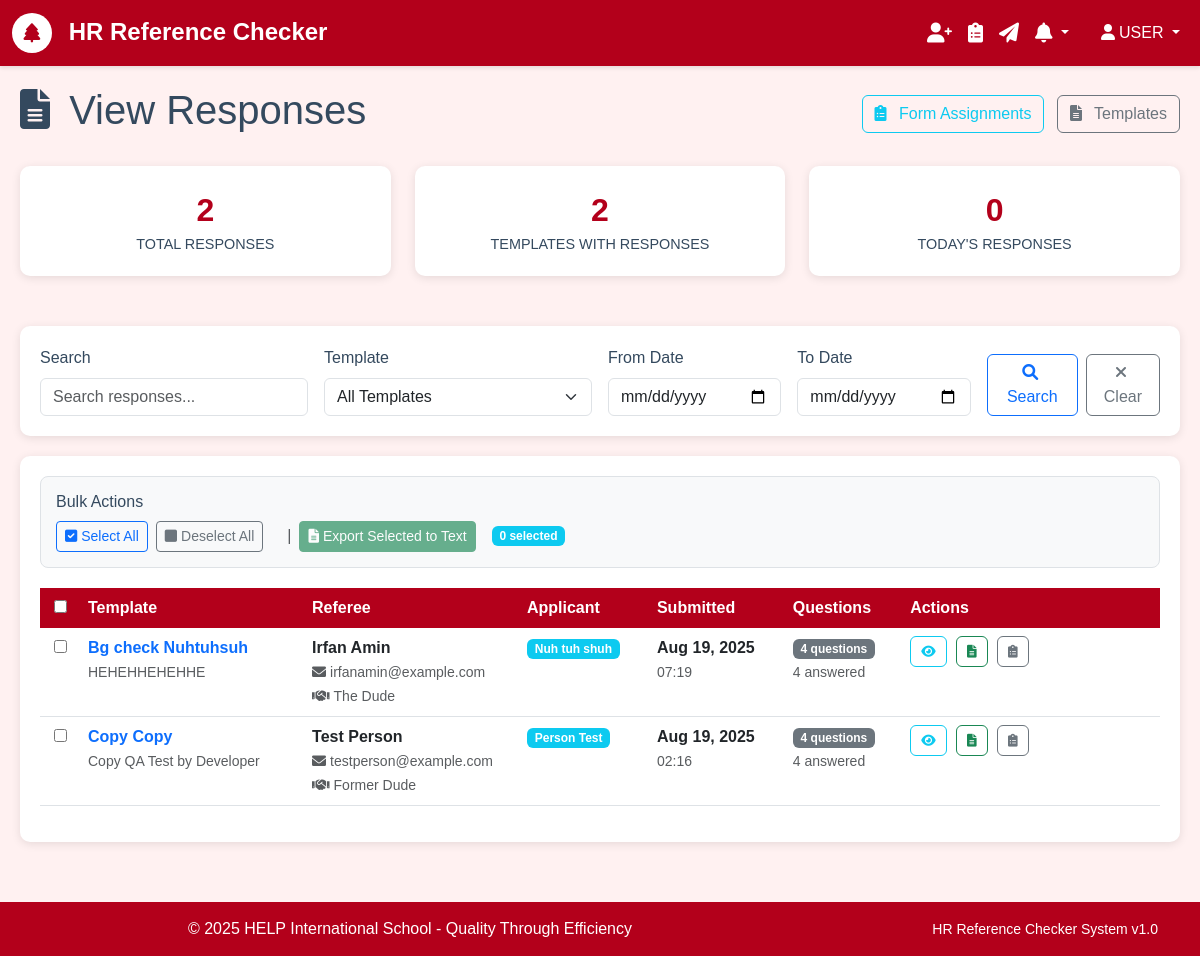
/responses/ (signed in), run on an earlier commit of the app's database.
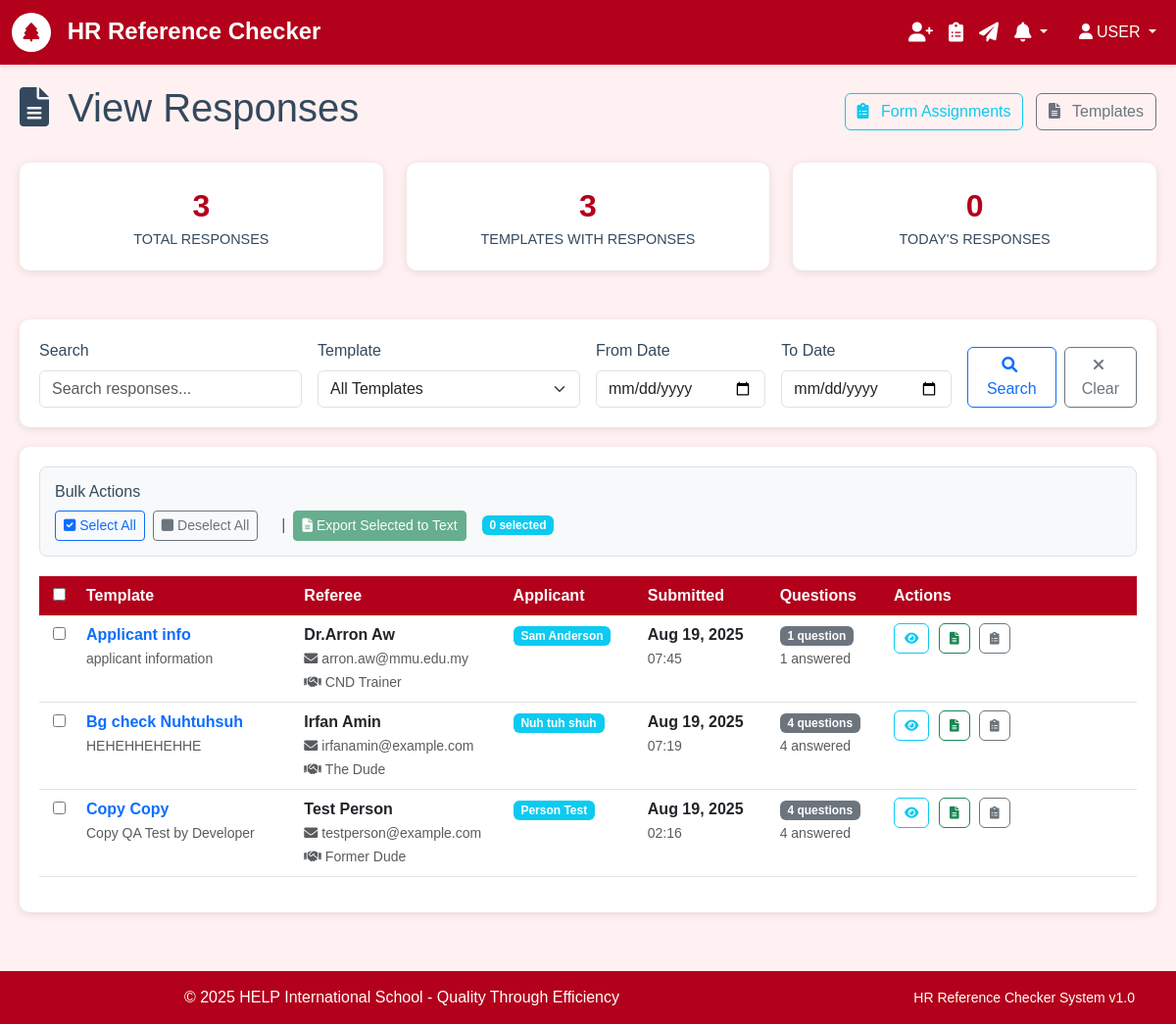
And on a later commit of the database.
### responses/models.py (models this page shows, shortened)
class Response(models.Model):
    form = models.OneToOneField('forms.Form', on_delete=models.CASCADE)
    submitted_at = models.DateTimeField(auto_now_add=True)
    metadata = models.JSONField(default=dict, help_text="Additional data like IP address, browser info, etc.")
    class Meta:
        ordering = ['-submitted_at']
        verbose_name = 'Form Response'
        verbose_name_plural = 'Form Responses'

### forms/models.py (models this page shows, shortened)
class Form(models.Model):
    template = models.ForeignKey('form_templates.Template', on_delete=models.CASCADE)
    referee = models.ForeignKey('referees.Referee', on_delete=models.CASCADE)
    unique_token = models.CharField(max_length=255, unique=True, blank=True)
    status = models.CharField(
        max_length=20,
        choices=FormStatus.choices,
        default=FormStatus.PENDING
    )
    created_at = models.DateTimeField(auto_now_add=True)
    submitted_at = models.DateTimeField(null=True, blank=True)
    class Meta:
        ordering = ['-created_at']
        verbose_name = 'Form Assignment'
        verbose_name_plural = 'Form Assignments'

### form_templates/models.py (models this page shows, shortened)
class Template(models.Model):
    title = models.CharField(max_length=255, validators=[MinLengthValidator(3)])
    description = models.TextField(blank=True, help_text="Brief description of this template")
    instructions = models.TextField(
        blank=True,
        help_text="Instructions shown to referees before filling the form"
    )
    created_by = models.ForeignKey(settings.AUTH_USER_MODEL, on_delete=models.CASCADE)
    is_active = models.BooleanField(default=True)
    created_at = models.DateTimeField(auto_now_add=True)
    updated_at = models.DateTimeField(auto_now=True)
    class Meta:
        ordering = ['-created_at']
        verbose_name = 'Form Template'
        verbose_name_plural = 'Form Templates'

### referees/models.py (models this page shows, shortened)
class Referee(models.Model):
    name = models.CharField(max_length=255)
    email = models.EmailField()
    phone_regex = RegexValidator(
        regex=r'^\+?1?\d{9,15}$',
        message="Phone number must be entered in the format: '+999999999'. Up to 15 digits allowed."
    )
    phone = models.CharField(validators=[phone_regex], max_length=17, blank=True)
    relationship = models.CharField(max_length=100, help_text="e.g., Former Manager, Colleague, etc.")
    applicant_name = models.CharField(max_length=255, help_text="Name of the person being referenced")
    created_at = models.DateTimeField(auto_now_add=True)
    is_active = models.BooleanField(default=True)
    class Meta:
        ordering = ['-created_at']
        verbose_name = 'Referee'
        verbose_name_plural = 'Referees'

### responses/views.py (the view, shortened to what this page needs)
# urls.py: path('', views.ResponseListView.as_view(), name='list'),
class ResponseListView(LoginRequiredMixin, ListView):
    model = Response
    template_name = 'responses/list.html'
    context_object_name = 'responses'
    paginate_by = 20
    def get_queryset(self):
        queryset = Response.objects.select_related(
            'form__template',
            'form__referee'
        ).order_by('-submitted_at')
        search_query = self.request.GET.get('search', '').strip()
        template_filter = self.request.GET.get('template', '').strip()
        date_from = self.request.GET.get('date_from', '').strip()
        date_to = self.request.GET.get('date_to', '').strip()
        if template_filter:
            queryset = queryset.filter(form__template_id=template_filter)
        return queryset
    def get_context_data(self, **kwargs):
        context = super().get_context_data(**kwargs)
        context['search_query'] = self.request.GET.get('search', '')
        context['template_filter'] = self.request.GET.get('template', '')
        context['date_from'] = self.request.GET.get('date_from', '')
        context['date_to'] = self.request.GET.get('date_to', '')
        context['templates'] = Template.objects.filter(
            id__in=Response.objects.values_list('form__template_id', flat=True).distinct()
        ).order_by('title')
        total_responses = Response.objects.count()
        unique_templates = Response.objects.values('form__template').distinct().count()
        recent_responses = Response.objects.filter(
            submitted_at__date=timezone.now().date()
        ).count()
        context.update({
            'total_responses': total_responses,
            'unique_templates': unique_templates,
            'recent_responses': recent_responses,
        })
        return context

### core/models.py (called while the page is built)
    @classmethod
    def get_unread_count(cls, user):
        return cls.objects.filter(user=user, is_read=False, is_dismissed=False).count()

    @classmethod
    def get_recent_notifications(cls, user, limit=10):
        return cls.objects.filter(user=user, is_dismissed=False).order_by('-created_at')[:limit]

### templates/responses/list.html (shortened to what the changed rows need)
{% extends 'base.html' %}
{% block content %}
<div class="responses-container">
    <div class="d-flex justify-content-between align-items-center mb-4">
        <h1>
            <i class="fas fa-file-text me-2"></i>
            View Responses
        </h1>
    </div>
    <div class="row stats-row">
        <div class="col-md-4">
            <div class="stat-card">
                <div class="stat-number">{{ total_responses }}</div>
                <div class="stat-label">Total Responses</div>
            </div>
        </div>
        <div class="col-md-4">
            <div class="stat-card">
                <div class="stat-number">{{ unique_templates }}</div>
                <div class="stat-label">Templates with Responses</div>
            </div>
        </div>
    </div>
    <div class="table-container">
        {% if responses %}
            <form method="post" action="{% url 'responses:bulk_export' %}" id="bulkForm">
                <div class="table-responsive">
                    <table class="table table-hover">
                        <thead>
                            <tr>
                                <th class="checkbox-column">
                                    <input type="checkbox" id="selectAllCheckbox" onchange="toggleSelectAll()">
                                </th>
                                <th>Template</th>
                                <th>Referee</th>
                                <th>Applicant</th>
                                <th>Submitted</th>
                                <th>Questions</th>
                                <th>Actions</th>
                            </tr>
                        </thead>
                        <tbody>
                            {% for response in responses %}
                            <tr>
                                <td class="checkbox-column">
                                    <input type="checkbox"
                                           name="response_ids"
                                           value="{{ response.pk }}"
                                           class="response-checkbox"
                                           onchange="updateBulkActions()">
                                </td>
                                <td class="template-cell">
                                    <div class="response-info">
                                        <div>
                                            <strong>
                                                <a href="{% url 'responses:detail' response.pk %}"
                                                   class="text-decoration-none">
                                                    {{ response.form.template.title }}
                                                </a>
                                            </strong>
                                            {% if response.form.template.description %}
                                                <br><small class="text-muted">
                                                    {{ response.form.template.description|truncatechars:50 }}
                                                </small>
                                            {% endif %}
                                        </div>
                                    </div>
                                </td>
                                <td class="referee-cell">
                                    <div>
                                        <strong>{{ response.form.referee.name }}</strong>
                                        <br>
                                        <small class="text-muted">
                                            <i class="fas fa-envelope me-1"></i>{{ response.form.referee.email }}
                                        </small>
                                        <br>
                                        <small class="text-muted">
                                            <i class="fas fa-handshake me-1"></i>{{ response.form.referee.relationship }}
                                        </small>
                                    </div>
                                </td>
                                <td>
                                    <span class="badge bg-info">{{ response.form.referee.applicant_name }}</span>
                                </td>
                                <td>
                                    <div>
                                        <strong>{{ response.submitted_at|date:"M d, Y" }}</strong>
                                        <br>
                                        <small class="text-muted">{{ response.submitted_at|time:"H:i" }}</small>
                                    </div>
                                </td>
                                <td>
                                    <span class="badge bg-secondary">
                                        {{ response.form.template.questions.count }} question{{ response.form.template.questions.count|pluralize }}
                                    </span>
                                    <br>
                                    <small class="text-muted">
                                        {{ response.answer_set.count }} answered
                                    </small>
                                </td>
                                <td>
                                    <div class="action-buttons-container">
                                        <a href="{% url 'responses:detail' response.pk %}"
                                           class="btn btn-outline-info btn-action"
                                           title="View Details">
                                            <i class="fas fa-eye"></i>
                                        </a>
                                        <a href="{% url 'responses:export_pdf' response.pk %}"
                                           class="btn btn-outline-success btn-action"
                                           title="Export to Text">
                                            <i class="fas fa-file-alt"></i>
                                        </a>
                                        <a href="{% url 'forms:detail' response.form.pk %}"
                                           class="btn btn-outline-secondary btn-action"
                                           title="View Assignment">
                                            <i class="fas fa-clipboard-list"></i>
                                        </a>
                                    </div>
                                </td>
                            </tr>
                            {% endfor %}
                        </tbody>
                    </table>
                </div>
            </form>
        {% endif %}
    </div>
</div>
{% endblock %}

What changed in the data, as far as the page shows it:
added Response: form.template "Applicant info", form.template.description "applicant information", form.referee.name "Dr.Arron Aw", form.referee.email "arron.aw@mmu.edu.my", form.referee.relationship "CND Trainer", form.referee.applicant_name "Sam Anderson", submitted_at "Aug 19, 2025", submitted_at "07:45", form.template.questions.count "1", answer_set.count "1"
Also different on the page:
{{ total_responses }}: "2" → "3"
{{ unique_templates }}: "2" → "3"
